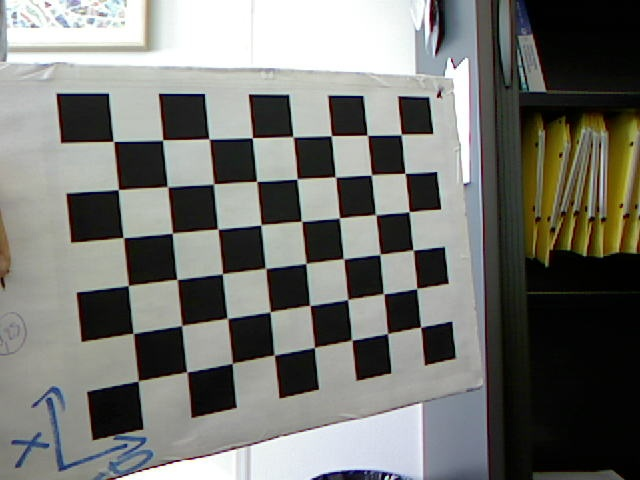
#> input picture data/calibration_images/img0.jpg, 640 x 480 px; its folder holds 4 pictures in this run
$ jupyter execute --allow-errors Camera_Calibration.ipynb
#> lines starting #> are read from the running program, lines starting #| are printed output that depends on the picture
[cell 1]
from pathlib import Path

import cv2
import matplotlib.pyplot as plt
import numpy as np

np.set_printoptions(precision=6, suppress=True)

SQUARE_SIZE_M = 0.03
INTERNAL_CORNERS_X = 8

INTERNAL_CORNERS_Y = 6
MIN_VALID_VIEWS = 3

OUTPUT_DIR = Path("outputs/figures")
OUTPUT_DIR.mkdir(parents=True, exist_ok=True)

[cell 2]
DATA_DIR = Path("data/calibration_images")
IMAGE_EXTENSIONS = {".jpg", ".jpeg", ".png", ".bmp", ".tif", ".tiff"}

if not DATA_DIR.is_dir():
    raise FileNotFoundError(
        f"Calibration image directory not found: {DATA_DIR}"
    )
calibration_image_paths = sorted(
    path for path in DATA_DIR.iterdir()
    if path.is_file() and path.suffix.lower() in IMAGE_EXTENSIONS
)

if not calibration_image_paths:
    raise FileNotFoundError(
        f"No supported calibration images found in: {DATA_DIR}"
    )
readable_calibration_views = []
views = []

for image_path in calibration_image_paths:
    image = cv2.imread(str(image_path))
#> image is the input picture: shape (480, 640, 3); mean B, G, R 112.8, 117.4, 116.8

    if image is None:
        print(f"[SKIPPED] {image_path.name}: image could not be read")
        continue

    readable_calibration_views.append(
        {
            "path": image_path,
            "name": image_path.name,
            "image": image,
        }
    )

if not readable_calibration_views:
    raise RuntimeError("No readable calibration images are available.")

print(f"Calibration files found : {len(calibration_image_paths)}")
print(f"Readable views          : {len(readable_calibration_views)}")

# All views must share the pixel geometry used by the intrinsic matrix.
if len({view["image"].shape[:2] for view in readable_calibration_views}) != 1:
    raise ValueError("Calibration views have different image sizes.")

[cell 3]
REFINE_CRITERIA = (
    cv2.TERM_CRITERIA_EPS + cv2.TERM_CRITERIA_MAX_ITER,
    30,
    0.001,
)
#> REFINE_CRITERIA = (3, 30, 0.001)

def detect_and_refine_chessboard_corners(
    image,
    corners_x=INTERNAL_CORNERS_X,
    corners_y=INTERNAL_CORNERS_Y,
):
    """Detect and refine chessboard corners."""
    gray = cv2.cvtColor(image, cv2.COLOR_BGR2GRAY)

    found, corners = cv2.findChessboardCorners(
        gray,
        (corners_x, corners_y),
        None,
    )
    if not found or corners is None:
        return None
    # Sub-pixel refinement reduces localization error before homography estimation.
    refined = cv2.cornerSubPix(
        gray,
        corners,
        (11, 11),
        (-1, -1),
        REFINE_CRITERIA,
    )

    return refined.reshape(-1, 2)
views = []

for readable_calibration_view in readable_calibration_views:

    detected_corner_points = detect_and_refine_chessboard_corners(
        readable_calibration_view["image"]
    )
    if detected_corner_points is None:
        print(
            f"[SKIPPED] {readable_calibration_view['name']}: "
            "chessboard not detected"
        )
        continue

    view = readable_calibration_view.copy()
    view["image_points"] = detected_corner_points
    views.append(view)

    print(
        f"[OK] {view['name']}: "
        f"{detected_corner_points.shape[0]} refined corners"
    )
#> this loop made 4 passes
#> pass 1, in detect_and_refine_chessboard_corners, `gray = cv2.cvtColor(image, cv2.COLOR_BGR2GRAY)`:
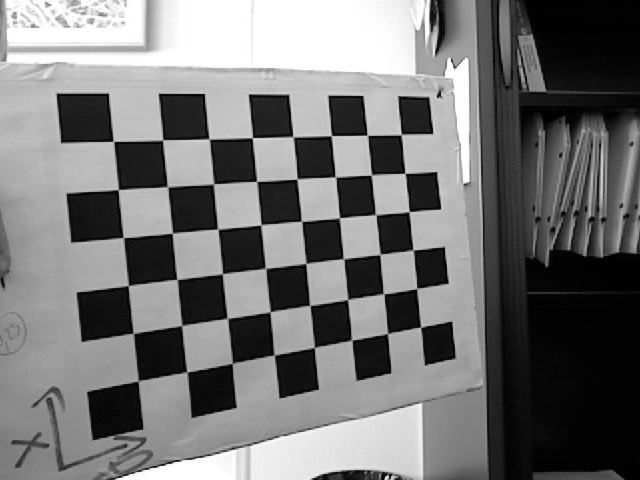
#> gray: shape (480, 640); min 0, max 255, mean 116.7
#> pass 3, in detect_and_refine_chessboard_corners (call 3), `gray = cv2.cvtColor(image, cv2.COLOR_BGR2GRAY)`:
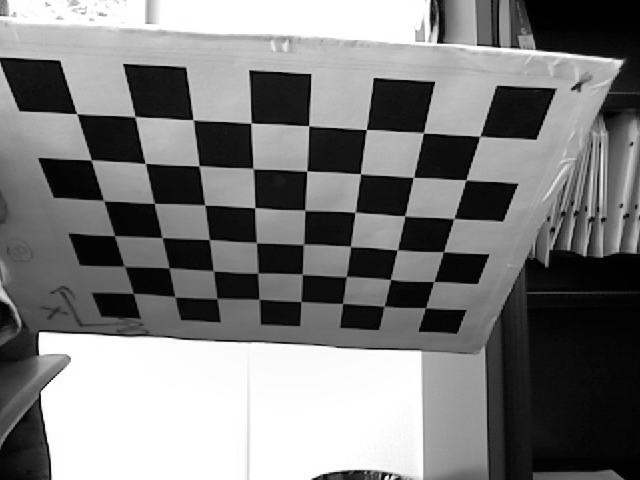
#> gray: shape (480, 640); min 0, max 255, mean 124.2
if len(views) < MIN_VALID_VIEWS:
    raise RuntimeError(
        f"At least {MIN_VALID_VIEWS} valid calibration views "
        f"are required; only {len(views)} were detected."
    )

print(f"\nValid calibration views: {len(views)}")

[cell 4]
# OpenCV orders the inner corners row by row, with the column index changing fastest.
columns, rows = np.meshgrid(np.arange(INTERNAL_CORNERS_X), np.arange(INTERNAL_CORNERS_Y))
board_points_xy = np.column_stack((columns.ravel(), rows.ravel())) * SQUARE_SIZE_M
for view in views:
    view["plane_points"] = board_points_xy

[cell 5]
number_of_views = len(views)
plot_columns = 3
plot_rows = int(np.ceil(number_of_views / plot_columns))

fig, axes = plt.subplots(
    plot_rows,
    plot_columns,
    figsize=(15, 5 * plot_rows),
)

axes = np.asarray(axes).reshape(-1)

for ax, view in zip(axes, views):

    visual = view["image"].copy()
    corners = (
        view["image_points"]
        .reshape(-1, 1, 2)
        .astype(np.float32)
    )

    cv2.drawChessboardCorners(
        visual,
        (
            INTERNAL_CORNERS_X,
            INTERNAL_CORNERS_Y,
        ),
        corners,
        True,
    )

    visual_rgb = cv2.cvtColor(
        visual,
        cv2.COLOR_BGR2RGB,
    )

    ax.imshow(visual_rgb)
    ax.set_title(view["name"])
    ax.axis("off")
#> this loop made 4 passes
#> pass 1, `visual_rgb = cv2.cvtColor( visual, cv2.COLOR_BGR2RGB, )`:
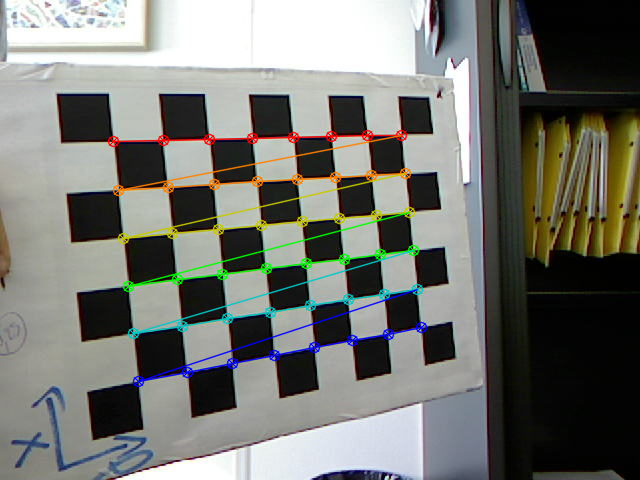
#> visual_rgb: shape (480, 640, 3); mean R, G, B 116.8, 118, 112.3
#> pass 3, `visual_rgb = cv2.cvtColor( visual, cv2.COLOR_BGR2RGB, )`:
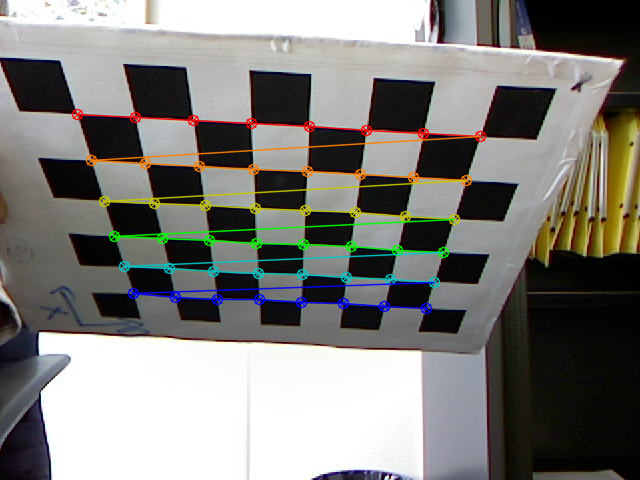
#> visual_rgb: shape (480, 640, 3); mean R, G, B 126.3, 125.4, 121.2
#> after the loop:
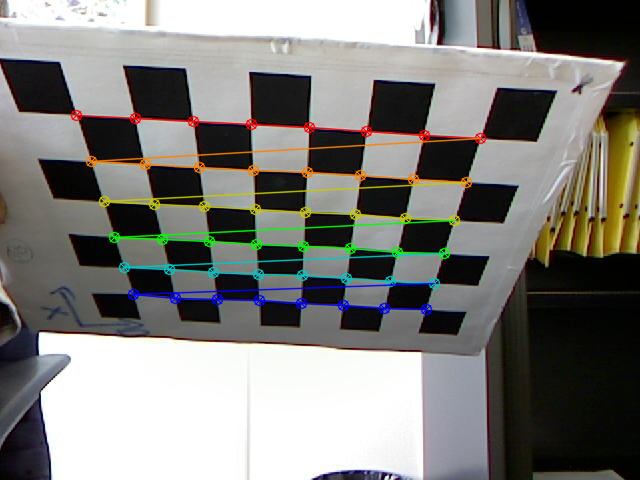
#> visual: shape (480, 640, 3); mean B, G, R 121.4, 125.5, 126.4

for ax in axes[number_of_views:]:
    ax.axis("off")

plt.tight_layout()

fig.savefig(
    OUTPUT_DIR / "detected_chessboard_corners.png",
    dpi=95,
    bbox_inches="tight",
)
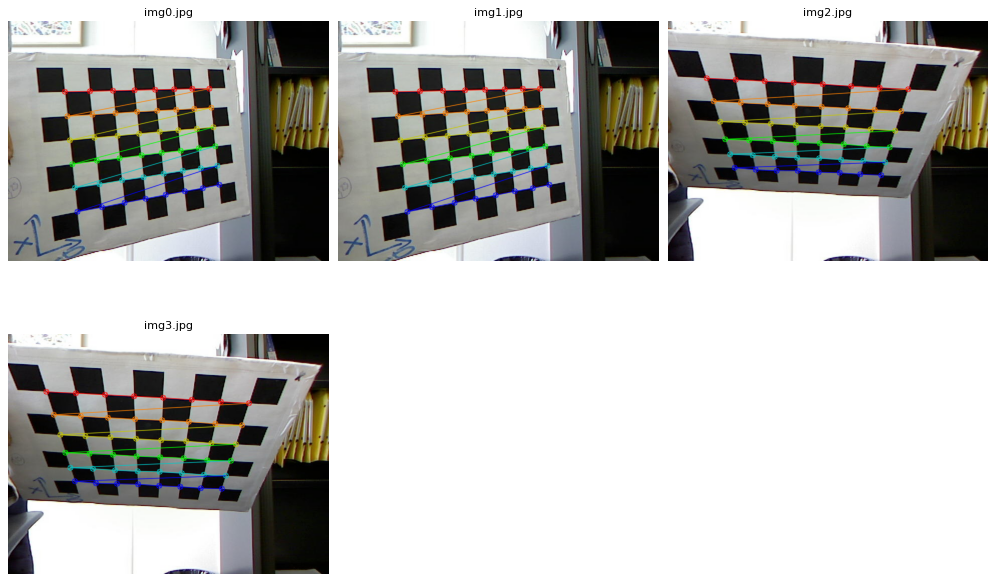
#> figure drawn by matplotlib, 4 panels

plt.show()

[cell 6]
def convert_to_homogeneous_coordinates(points):
    """Convert to homogeneous coordinates."""
    points = np.asarray(points, dtype=float)

    homogeneous = np.ones((points.shape[0], 3), dtype=float)
    homogeneous[:, :2] = points

    return homogeneous

def compute_point_normalization_transform(points):
    """Compute point normalization transform."""
    points = np.asarray(points, dtype=float)

    centroid = np.mean(points, axis=0)
    shifted = points - centroid

    distances = np.linalg.norm(shifted, axis=1)
    mean_distance = np.mean(distances)
    # Reject degenerate point sets before normalization to avoid unstable scaling.
    if mean_distance < 1e-12:
        raise ValueError(
            "Point normalization is undefined for coincident points."
        )
    scale = np.sqrt(2.0) / mean_distance

    return np.array(
        [
            [scale, 0.0, -scale * centroid[0]],
            [0.0, scale, -scale * centroid[1]],
            [0.0, 0.0, 1.0],
        ],
        dtype=float,
    )

def estimate_board_homography(plane_points, image_points):
    plane_transform = compute_point_normalization_transform(plane_points)
    image_transform = compute_point_normalization_transform(image_points)
    plane = convert_to_homogeneous_coordinates(plane_points) @ plane_transform.T
    image = convert_to_homogeneous_coordinates(image_points) @ image_transform.T
    # Each correspondence contributes the two independent rows of the cross-product equation.
    zeros = np.zeros_like(plane)
    horizontal = np.column_stack((plane, zeros, -image[:, 0:1] * plane))
    vertical = np.column_stack((zeros, plane, -image[:, 1:2] * plane))
    design = np.stack((horizontal, vertical), axis=1).reshape(-1, 9)
    normalized = np.linalg.svd(design, full_matrices=False)[2][-1].reshape(3, 3)
    homography = np.linalg.solve(image_transform, normalized @ plane_transform)
    if abs(homography[2, 2]) < 1e-12:
        raise ValueError("Degenerate homography. Check corner coverage.")
    return homography / homography[2, 2]

for view in views:
    view["H"] = estimate_board_homography(view["plane_points"], view["image_points"])

[cell 7]
fig, ax = plt.subplots(figsize=(15, 3.5))
ax.axis("off")
labels = [
    "World points\n(X, Y, 1)",
    "Image points\n(u, v, 1)",
    "Normalize\nT_plane, T_image",
    "Build Q\nQh = 0",
    "SVD\nSolve for h",
    "Denormalize\nH",
]

x_positions = np.linspace(0.08, 0.92, len(labels))

for x, label in zip(x_positions, labels):
    ax.text(
        x,
        0.5,
        label,
        ha="center",
        va="center",
        fontsize=12,
        transform=ax.transAxes,
        bbox={
            "boxstyle": "round,pad=0.5",
            "fill": False,
            "linewidth": 1.5,
        },
    )

for start, end in zip(x_positions[:-1], x_positions[1:]):
    ax.annotate(
        "",
        xy=(end - 0.055, 0.5),
        xytext=(start + 0.055, 0.5),
        xycoords=ax.transAxes,
        arrowprops={
            "arrowstyle": "->",
            "linewidth": 1.5,
        },
    )

ax.set_title("Homography Estimation Pipeline", fontsize=16, pad=20)

plt.tight_layout()

fig.savefig(
    OUTPUT_DIR / "homography_estimation_pipeline.png",
    dpi=95,
    bbox_inches="tight",
)

plt.show()

[cell 8]
def build_zhang_constraint_vector(hi, hj):
    """Build zhang constraint vector."""
    return np.array(
        [
            hi[0] * hj[0],
            hi[0] * hj[1] + hi[1] * hj[0],
            hi[1] * hj[1],
            hi[2] * hj[0] + hi[0] * hj[2],
            hi[2] * hj[1] + hi[1] * hj[2],
            hi[2] * hj[2],
        ],
        dtype=float,
    )

def build_zhang_constraints_for_view(H):
    """Build zhang constraints for view."""
    h1 = H[:, 0]
    h2 = H[:, 1]

    v12 = build_zhang_constraint_vector(h1, h2)
    v11 = build_zhang_constraint_vector(h1, h1)
    v22 = build_zhang_constraint_vector(h2, h2)

    return np.vstack((v12, v11 - v22))

def fit_linear_camera(training_views):
    """Recover the intrinsic matrix from Zhang constraints on the training poses."""
    constraints = np.vstack([build_zhang_constraints_for_view(view["H"]) for view in training_views])
    coefficients = np.linalg.svd(constraints, full_matrices=False)[2][-1]
    b11, b12, b22, b13, b23, b33 = coefficients
    inverse_metric = np.array([[b11, b12, b13], [b12, b22, b23], [b13, b23, b33]])
    # B is proportional to inv(K).T @ inv(K). Fix its arbitrary sign before Cholesky.
    camera_matrix = np.linalg.inv(np.linalg.cholesky(np.sign(b11) * inverse_metric).T)
    return camera_matrix / camera_matrix[2, 2]


camera_matrix = fit_linear_camera(views)
print("Camera matrix in pixel coordinates")
print(camera_matrix)

[cell 9]
def recover_camera_pose(camera_matrix, homography):
    """Recover camera pose."""
    K_inv = np.linalg.inv(camera_matrix)

    h1 = homography[:, 0]
    h2 = homography[:, 1]
    h3 = homography[:, 2]
    lambda_p = 1.0 / np.linalg.norm(K_inv @ h1)

    r1 = lambda_p * (K_inv @ h1)
    r2 = lambda_p * (K_inv @ h2)
    r3 = np.cross(r1, r2)

    R_approx = np.column_stack((r1, r2, r3))

    # Project the approximate rotation onto SO(3) to enforce a valid orthonormal rotation.
    U, _, Vt = np.linalg.svd(R_approx)
    R = U @ Vt
    if np.linalg.det(R) < 0:
        U[:, -1] *= -1
        R = U @ Vt

    t = lambda_p * (K_inv @ h3)

    return R, t

for view in views:
    view["R"], view["t"] = recover_camera_pose(camera_matrix, view["H"])

[cell 10]
fig = plt.figure(figsize=(10, 8))
ax = fig.add_subplot(111, projection="3d")
reference_chessboard_xy_points = views[0]["plane_points"]
reference_chessboard_xyz_points = np.column_stack(
    (
        reference_chessboard_xy_points,
        np.zeros(reference_chessboard_xy_points.shape[0]),
    )
)

ax.scatter(
    reference_chessboard_xyz_points[:, 0],
    reference_chessboard_xyz_points[:, 1],
    reference_chessboard_xyz_points[:, 2],
    marker="s",
    label="Chessboard",
)

for view in views:
    R = view["R"]
    t = view["t"]

    camera_center = -R.T @ t

    ax.scatter(
        camera_center[0],
        camera_center[1],
        camera_center[2],
        marker="o",
    )

    ax.text(
        camera_center[0],
        camera_center[1],
        camera_center[2],
        view["path"].stem,
        fontsize=8,
    )

ax.set_title("Estimated Camera Poses")
ax.set_xlabel("X (m)")
ax.set_ylabel("Y (m)")
ax.set_zlabel("Z (m)")
ax.legend()

plt.tight_layout()

fig.savefig(
    OUTPUT_DIR / "estimated_camera_poses.png",
    dpi=95,
    bbox_inches="tight",
)
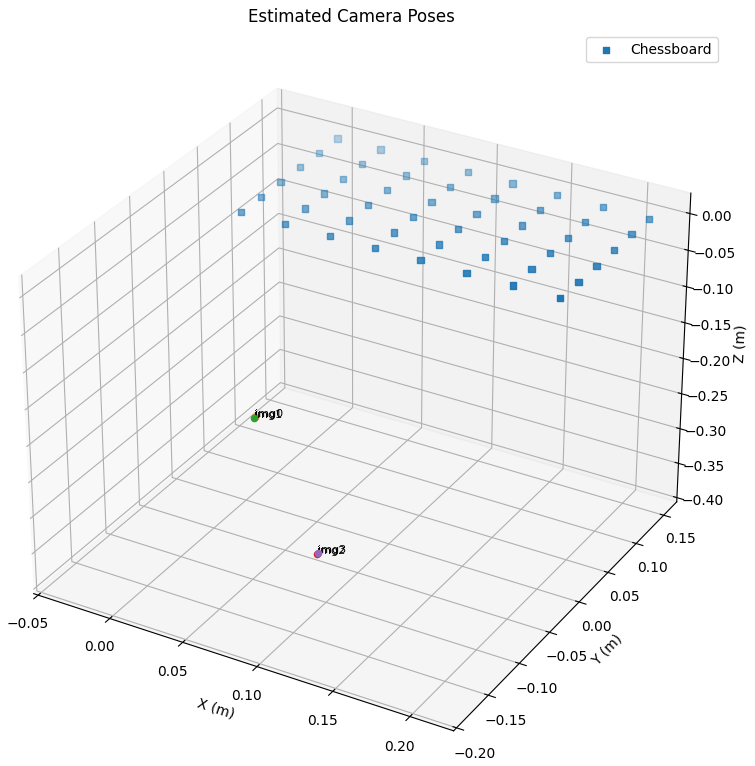
#> figure drawn by matplotlib, 1 panel

plt.show()

[cell 11]
for view in views:
    chessboard_xy_points = view["plane_points"]
    chessboard_xyz_points = np.column_stack(
        (
            chessboard_xy_points,
            np.zeros(chessboard_xy_points.shape[0]),
        )
    )
    camera_frame_points = (
        chessboard_xyz_points @ view["R"].T
        + view["t"]
    )

    projected_h = camera_frame_points @ camera_matrix.T
    if np.any(np.abs(projected_h[:, 2]) < 1e-12):
        raise ValueError(
            f"Invalid homogeneous depth during reprojection for {view['name']}."
        )
    reprojected_image_points = (
        projected_h[:, :2]
        / projected_h[:, 2:3]
    )

    view["world_xyz"] = chessboard_xyz_points
    view["projected"] = reprojected_image_points

print(f"Reprojected calibration views: {len(views)}")

for view in views:
    residuals = (
        view["projected"]
        - view["image_points"]
    )
    errors = np.linalg.norm(
        residuals,
        axis=1,
    )

    view["residuals"] = residuals
    view["errors"] = errors
    view["mean_error"] = float(errors.mean())
    view["rmse"] = float(
        np.sqrt(np.mean(errors**2))
    )


all_reprojection_errors = np.concatenate(
    [view["errors"] for view in views]
)
overall_mean_error = float(
    all_reprojection_errors.mean()
)
overall_rmse = float(
    np.sqrt(np.mean(all_reprojection_errors**2))
)

print("Calibration summary")
print("-------------------")
print(f"Valid calibration views : {len(views)}")
print(f"Calibration points       : {len(all_reprojection_errors)}")
print(
    f"Mean reprojection error  : "
    f"{overall_mean_error:.4f} px"
)
print(
    f"Overall RMSE             : "
    f"{overall_rmse:.4f} px"
)

[cell 12]
image_names = [
    view["name"]
    for view in views
]
mean_reprojection_errors = [
    view["mean_error"]
    for view in views
]

fig, ax = plt.subplots(figsize=(10, 5))

bars = ax.bar(
    image_names,
    mean_reprojection_errors,
)

ax.axhline(
    overall_mean_error,
    linestyle="--",
    linewidth=1.5,
    label=f"Overall mean = {overall_mean_error:.3f} px",
)

for bar, value in zip(bars, mean_reprojection_errors):
    ax.text(
        bar.get_x() + bar.get_width() / 2,
        bar.get_height(),
        f"{value:.2f}",
        ha="center",
        va="bottom",
        fontsize=9,
    )

ax.set_title("Mean Reprojection Error by Calibration View")
ax.set_xlabel("Calibration image")
ax.set_ylabel("Mean reprojection error (pixels)")
ax.grid(axis="y", alpha=0.25)
ax.legend()

plt.tight_layout()

fig.savefig(
    OUTPUT_DIR / "mean_reprojection_error_by_view.png",
    dpi=95,
    bbox_inches="tight",
)
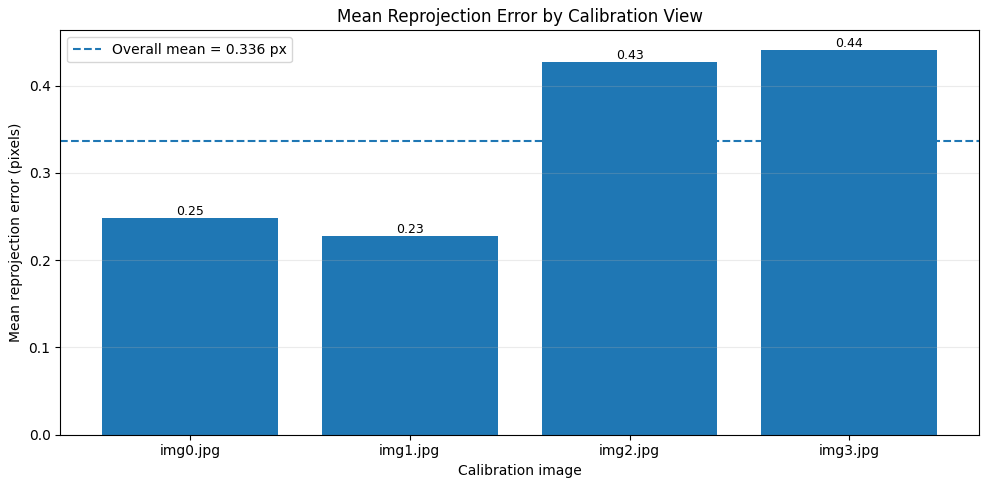
#> figure drawn by matplotlib, 1 panel; tallest bar 0.441 high, from x = 2.6 to 3.4

plt.show()

[cell 13]
fig, ax = plt.subplots(figsize=(9, 5))
ax.hist(
    all_reprojection_errors,
    bins=20,
    edgecolor="black",
    alpha=0.8,
)

ax.axvline(
    overall_mean_error,
    linestyle="--",
    linewidth=1.5,
    label=f"Mean = {overall_mean_error:.3f} px",
)

ax.axvline(
    overall_rmse,
    linestyle=":",
    linewidth=1.5,
    label=f"RMSE = {overall_rmse:.3f} px",
)

ax.set_title("Distribution of Reprojection Errors")
ax.set_xlabel("Reprojection error (pixels)")
ax.set_ylabel("Number of calibration points")
ax.grid(axis="y", alpha=0.25)
ax.legend()

plt.tight_layout()

fig.savefig(
    OUTPUT_DIR / "reprojection_error_distribution.png",
    dpi=95,
    bbox_inches="tight",
)
#> (the rest of the program and of its run is left out)
